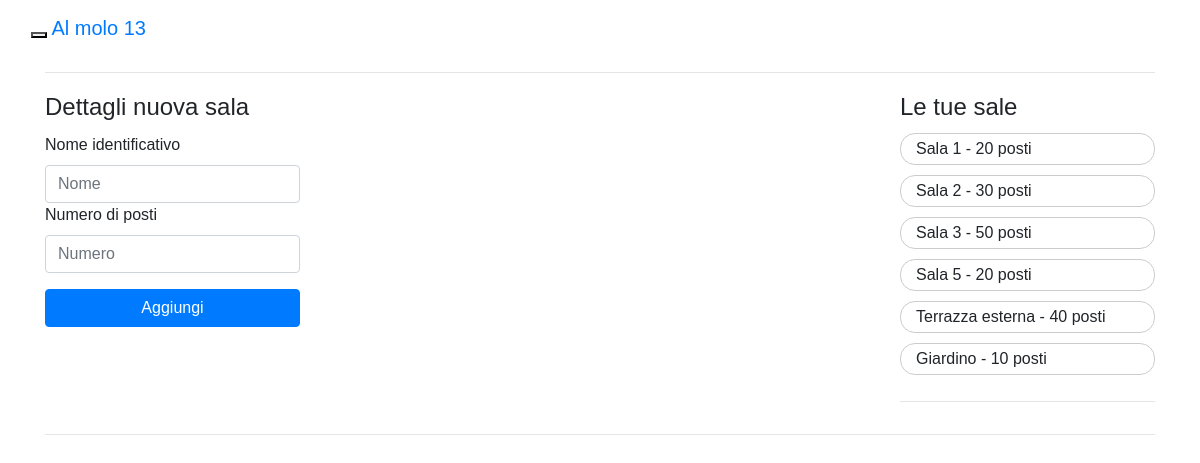
The page /forms/AggiuntaNuovaSala.php (signed in) on the database its author committed.
### tables this page shows
CREATE TABLE `sale` (
  `id_sala` int(11) NOT NULL,
  `Nome_sala` varchar(20) NOT NULL,
  `Numero_posti_prenotabili` int(11) NOT NULL
);

### forms/AggiuntaNuovaSala.php (the view, shortened to what this page needs)
<?php
if(!isset($_COOKIE["login"])) {
    echo '<script> window.location.href= "http://prenotazioni.ristorante-almolo13.com/index.php";</script>';
    exit();
}
else {
    ?>
    <html>
    <?php
    include '../menu.php';
    ?>
    <head>
    </head>
    <body style="font-family: Arial;">
    <div class="container">
        <hr>
        <div class="row">
            <div class="col-md-3">
                <form method="POST" id="insertSL"
                      action="<?php if ($_GET != null) echo "../codici/update/updateSala.php"; else echo "../codici/insert/insertSala.php"; ?>">
                    <fieldset>
                        <legend>Dettagli nuova sala</legend>
                        <div class="form-group">
                            <a data-toggle="tooltip" title="Cerca un nome efficace e intuitivo (Ex. Terrazza esterna)">
                                <label>Nome identificativo</label>
                            </a>
                            <input type="text" name="nomeSala" class="form-control"
                                <?php if (isset($name)) echo "value='" . $name . "'"; ?>
                                   placeholder="Nome">
                            <a data-toggle="tooltip"
                               title="Fai attenzione! Questo numero rimane fissato ogni volta che usi questa sala">
                                <label>Numero di posti</label>
                            </a>
                            <input type="number" name="numeroPosti" class="form-control"
                                <?php if (isset($number)) echo "value='" . $number . "'"; ?>
                                   placeholder="Numero">
                        </div>
                    </fieldset>
                    <button onclick="document.getElementById('insertSL').submit();" class="btn btn-primary center-block"
                            type="button" style="width: 100%; ">
                        <?php if ($_GET != null) echo "Aggiorna"; else echo "Aggiungi"; ?>
                    </button>
                </form>
                <br>
            </div>
            <div class="col-md-6"><br></div>
            <div class="col-md-3">
                <fieldset>
                    <legend>Le tue sale</legend>
                    <?php
                    $sql = "select * from sale;";
                    $result = mysqli_query($connessione, $sql);
                    $num_result = mysqli_num_rows($result);
                    $leTueSale = '';
                    for ($i = 0; $i < $num_result; $i++) {
                        $row = mysqli_fetch_array($result);
                        $leTueSale .= '<div class="row infoBoxSpecial">' . $row["Nome_sala"] . ' - ' . $row["Numero_posti_prenotabili"] . ' posti</div>';
                    }
                    $leTueSale .= '';
                    if ($leTueSale == "")
                        echo "Nessuna sala inserita.";
                    else
                        echo $leTueSale;
                    ?>
                </fieldset>
                <hr>
            </div>
        </div>
        <hr>
    </div>
    </body>
    </html>
    <?php
}
?>

### menu.php (style rules this page uses)
.btn { margin-bottom: 10px; }

### forms/AggiuntaNuovaSala.php (style rules this page uses)
body { background-color: white; }
.infoBoxSpecial { min-height: 30px; line-height: 30px; transition-duration: 0.2s; padding: 0px 15px; width: 100%; border: 1px solid #CCCCCC; border-radius: 15px; margin: auto; margin-bottom: 10px; }

### rows shown on the page
sale: Nome_sala "Sala 1", Numero_posti_prenotabili "20"
sale: Nome_sala "Sala 2", Numero_posti_prenotabili "30"
sale: Nome_sala "Sala 3", Numero_posti_prenotabili "50"
sale: Nome_sala "Sala 5", Numero_posti_prenotabili "20"
sale: Nome_sala "Terrazza esterna", Numero_posti_prenotabili "40"
sale: Nome_sala "Giardino", Numero_posti_prenotabili "10"
